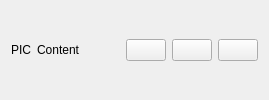
          <widget class="QWidget" name="widget_tittle" native="true">
           <layout class="QHBoxLayout" name="horizontalLayout_26">
            <item>
             <layout class="QHBoxLayout" name="horizontalLayout_25">
              <item>
               <widget class="QLabel" name="lb_picture">
                <property name="text">
                 <string>PIC</string>
                </property>
               </widget>
              </item>
              <item>
               <widget class="QLabel" name="lb_content">
                <property name="text">
                 <string>Content</string>
                </property>
               </widget>
              </item>
              <item>
               <spacer name="horizontalSpacer">
                <property name="orientation">
                 <enum>Qt::Horizontal</enum>
                </property>
                <property name="sizeHint" stdset="0">
                 <size>
                  <width>40</width>
                  <height>20</height>
                 </size>
                </property>
               </spacer>
              </item>
              <item>
               <widget class="QPushButton" name="btn_min">
                <property name="text">
                 <string/>
                </property>
               </widget>
              </item>
              <item>
               <widget class="QPushButton" name="btn_max">
                <property name="text">
                 <string/>
                </property>
               </widget>
              </item>
              <item>
               <widget class="QPushButton" name="btn_close">
                <property name="text">
                 <string/>
                </property>
               </widget>
              </item>
             </layout>
            </item>
           </layout>
          </widget>
